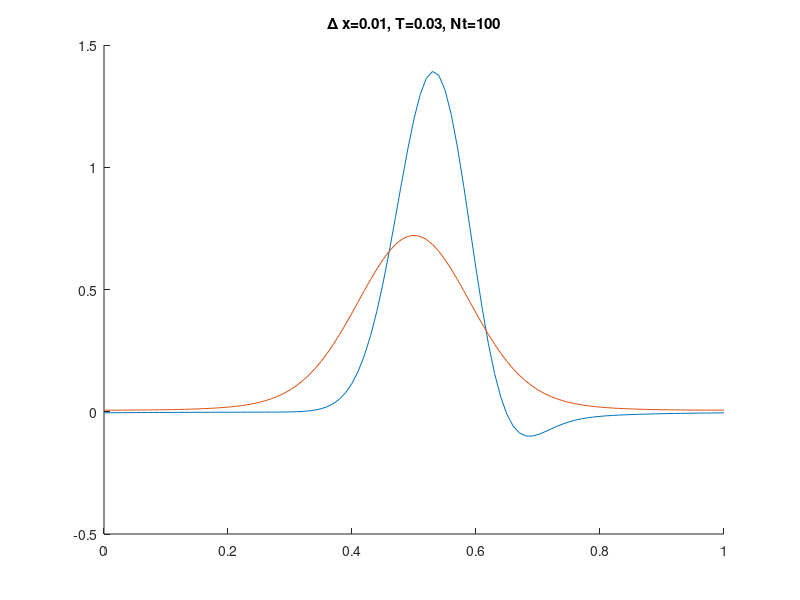

Recreate this plot in MATLAB.
1;


delta_x=0.01;
T=0.03;
Nt=100;
d=0.001;
gamma_const=5;
delta_t=T/(Nt-1);
Nx=int32(1+(1/delta_x));
t=linspace(0,T,Nt);
x=linspace(0,1,Nx);




der_a=0;
der_b=-1;
der_c=1;
der_d=-1/2;
der_f=1/2;
D3 = diag(der_a*ones(1,Nx)) + diag(der_b*ones(1,Nx-1),1) +diag(der_f*ones(1,Nx-2),2)+diag(der_d*ones(1,Nx-2),-2)+ diag(der_c*ones(1,Nx-1),-1);
D3(1,Nx)=der_c;
D3(1,Nx-1)=der_d;
D3(2,Nx)=der_d;
D3(Nx,1)=der_b;
D3(Nx,2)=der_f;
D3(Nx-1,1)=der_f;

der_a=-2;
der_b=1;
der_c=1;
der_d=0;
der_f=0;
D2 = diag(der_a*ones(1,Nx)) + diag(der_b*ones(1,Nx-1),1) +diag(der_f*ones(1,Nx-2),2)+diag(der_d*ones(1,Nx-2),-2)+ diag(der_c*ones(1,Nx-1),-1);
D2(1,Nx)=der_c;
D2(Nx,1)=der_b;
D2=D2 / delta_x^2;

D2minuscubed=(-D2)^3;
D2minuscubedover4minus=sqrtm(sqrtm(D2minuscubed));





% D3=D3/(delta_x^2);
D3;
D3over2=sqrtm(sqrtm(D3^2 / delta_x^3));
D3minusover2=sqrtm(-D3 / delta_x^3);
D3over2=(sqrtm(D3 / delta_x^3));
% D3over2=(D3over2 + D3over2minus)/(sqrt(2))






u_initial=zeros(Nx,1);
for i=1:Nx
    u_initial(i)=exp(-100*(x(i)-0.5)^2);
end

u_exmp61=zeros(Nx,Nt);
for i=1:Nt
    u_exmp61(:,i)=(expm(t(i).*D3over2)*u_initial);
end
u_exmpproj=zeros(Nx,Nt);
for i=1:Nt
    u_exmpproj(:,i)=(expm(-t(i).*D2minuscubedover4minus)*u_initial);
end
% 
% u_eulfor=zeros(Nx,Nt);
% u_eulfor(:,1)=u_initial;
% for i=1:Nt
%     u_eulfor(:,i+1)=(eye(Nx)+delta_t.*D3over2)*u_eulfor(:,i);
% end
% 
% u_eulback=zeros(Nx,Nt);
% u_eulback(:,1)=u_initial;
% for i=1:Nt
%     A=eye(Nx)-delta_t.*D3over2;
%     u_eulback(:,i+1)=A\u_eulfor(:,i);
% end

% for i=2:Nt
%     g = u_eulfor(:,i-1) + delta_t*gamma_const*(u_eulfor(:,i-1).*(1 - u_eulfor(:,i-1)));
%     A = -(d/sqrt(2))*(D3over2 + D3minusover2);
%     u_eulfor(:,i) = (eye(Nx) - delta_t*d*D3over2)\g;
% end













clf 
hold on
labels=[''];
listoftimes=[30];
% listoftimes=[10,20,30,40,50,60];
% listoftimes=[3]
for ti=1:size(listoftimes)(2)
    tau=listoftimes(ti);
%     plot(x, u_exmp(:,tau))
    plot(x, u_exmp61(:,tau))
    plot(x, u_exmpproj(:,tau))
%     plot(x, u_eulback(:,tau))
%     labels=[labels;sprintf("time(%d)=%d",tau,t(tau))];
end
% legend(labels=[sprintf()])
title(sprintf('\\Delta x=%d, T=%d, Nt=%d', delta_x, T, Nt))
h=get(gcf, "currentaxes");






Nx=10
der_a=-2;
der_b=1;
der_c=1;
der_d=0;
der_f=0;
D2 = diag(der_a*ones(1,Nx)) + diag(der_b*ones(1,Nx-1),1) +diag(der_f*ones(1,Nx-2),2)+diag(der_d*ones(1,Nx-2),-2)+ diag(der_c*ones(1,Nx-1),-1);
D2(1,Nx)=der_c;
D2(Nx,1)=der_b;

D2

der_a=0;
der_b=1;
der_c=-1;
der_d=0;
der_f=0;
D1C = diag(der_a*ones(1,Nx)) + diag(der_b*ones(1,Nx-1),1) +diag(der_f*ones(1,Nx-2),2)+diag(der_d*ones(1,Nx-2),-2)+ diag(der_c*ones(1,Nx-1),-1);
D1C(1,Nx)=der_c;
D1C(Nx,1)=der_b;

D1C=D1C/2

der_a=-2;
der_b=2;
der_c=0;
der_d=0;
der_f=0;
D1plus = diag(der_a*ones(1,Nx)) + diag(der_b*ones(1,Nx-1),1) +diag(der_f*ones(1,Nx-2),2)+diag(der_d*ones(1,Nx-2),-2)+ diag(der_c*ones(1,Nx-1),-1);
D1plus(1,Nx)=der_c;
D1plus(Nx,1)=der_b;

D1plus=D1plus/2

der_a=2;
der_b=0;
der_c=-2;
der_d=0;
der_f=0;
D1minus = diag(der_a*ones(1,Nx)) + diag(der_b*ones(1,Nx-1),1) +diag(der_f*ones(1,Nx-2),2)+diag(der_d*ones(1,Nx-2),-2)+ diag(der_c*ones(1,Nx-1),-1);
D1minus(1,Nx)=der_c;
D1minus(Nx,1)=der_b;

D1minus=D1minus/2


(D1plus+D1minus)/2
D1plus*D1minus
